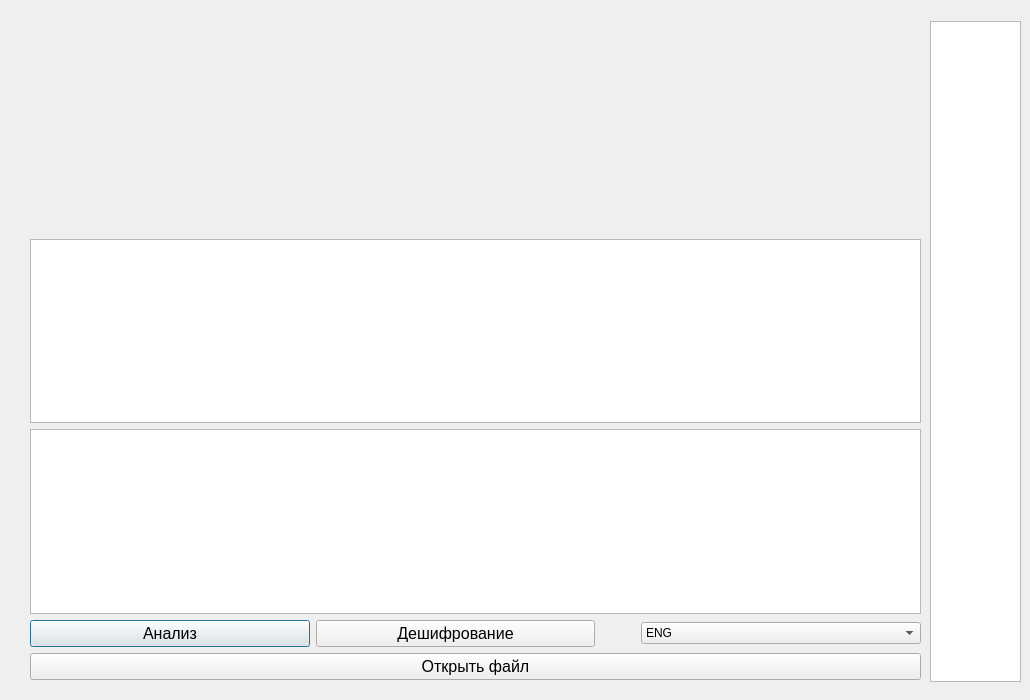
<?xml version="1.0" encoding="UTF-8"?>
<ui version="4.0">
 <class>FrequencyCryptanalysis</class>
 <widget class="QDialog" name="FrequencyCryptanalysis">
  <property name="geometry">
   <rect>
    <x>0</x>
    <y>0</y>
    <width>1030</width>
    <height>700</height>
   </rect>
  </property>
  <property name="windowTitle">
   <string>Frequency Cryptanalysis</string>
  </property>
  <widget class="QWidget" name="layoutWidget">
   <property name="geometry">
    <rect>
     <x>30</x>
     <y>239</y>
     <width>891</width>
     <height>441</height>
    </rect>
   </property>
   <layout class="QVBoxLayout" name="verticalLayout">
    <item>
     <widget class="QTextEdit" name="input">
      <property name="font">
       <font>
        <pointsize>14</pointsize>
       </font>
      </property>
     </widget>
    </item>
    <item>
     <widget class="QTextEdit" name="output">
      <property name="font">
       <font>
        <pointsize>14</pointsize>
       </font>
      </property>
     </widget>
    </item>
    <item>
     <layout class="QHBoxLayout" name="horizontalLayout">
      <item>
       <widget class="QPushButton" name="analyze">
        <property name="font">
         <font>
          <pointsize>12</pointsize>
         </font>
        </property>
        <property name="text">
         <string>Анализ</string>
        </property>
       </widget>
      </item>
      <item>
       <widget class="QPushButton" name="decypher">
        <property name="font">
         <font>
          <pointsize>12</pointsize>
         </font>
        </property>
        <property name="text">
         <string>Дешифрование</string>
        </property>
       </widget>
      </item>
      <item>
       <spacer name="horizontalSpacer">
        <property name="orientation">
         <enum>Qt::Horizontal</enum>
        </property>
        <property name="sizeType">
         <enum>QSizePolicy::Preferred</enum>
        </property>
        <property name="sizeHint" stdset="0">
         <size>
          <width>40</width>
          <height>20</height>
         </size>
        </property>
       </spacer>
      </item>
      <item>
       <widget class="QComboBox" name="lang">
        <item>
         <property name="text">
          <string>ENG</string>
         </property>
        </item>
        <item>
         <property name="text">
          <string>RUS</string>
         </property>
        </item>
       </widget>
      </item>
     </layout>
    </item>
    <item>
     <widget class="QPushButton" name="openFile">
      <property name="font">
       <font>
        <pointsize>12</pointsize>
       </font>
      </property>
      <property name="text">
       <string>Открыть файл</string>
      </property>
     </widget>
    </item>
   </layout>
  </widget>
  <widget class="QTableWidget" name="letters">
   <property name="geometry">
    <rect>
     <x>930</x>
     <y>21</y>
     <width>91</width>
     <height>661</height>
    </rect>
   </property>
  </widget>
  <widget class="QWidget" name="plot" native="true">
   <property name="geometry">
    <rect>
     <x>28</x>
     <y>20</y>
     <width>891</width>
     <height>211</height>
    </rect>
   </property>
  </widget>
 </widget>
 <resources/>
 <connections/>
</ui>
